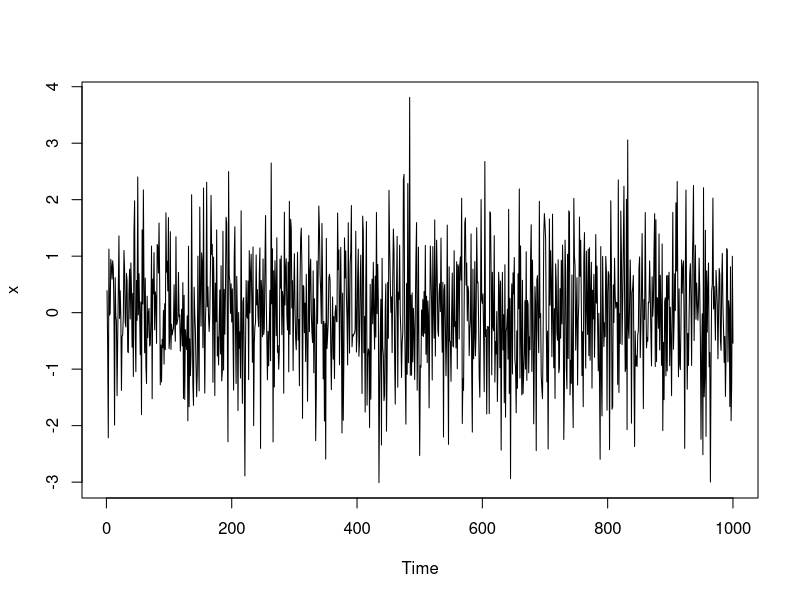
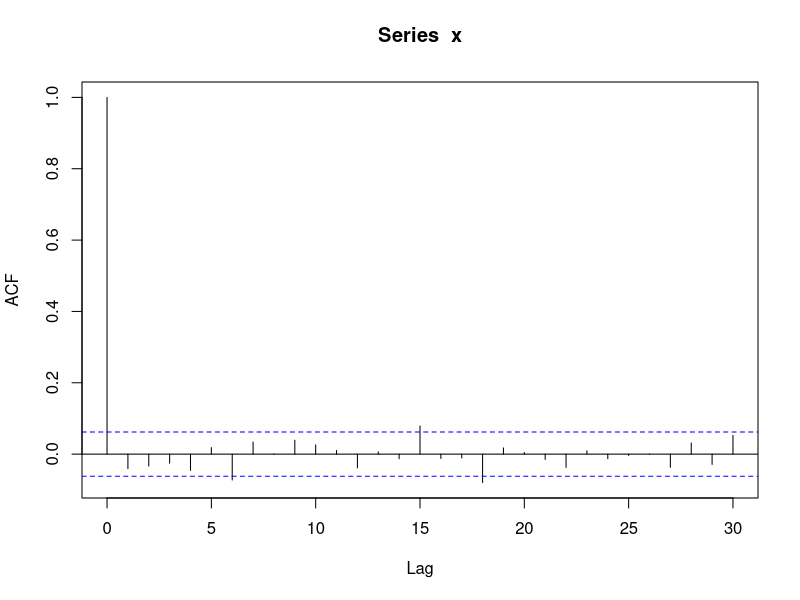
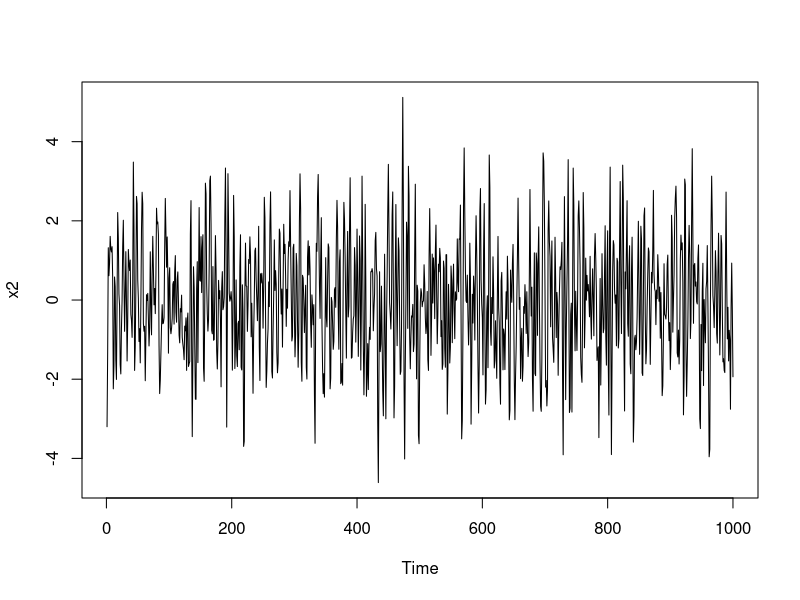
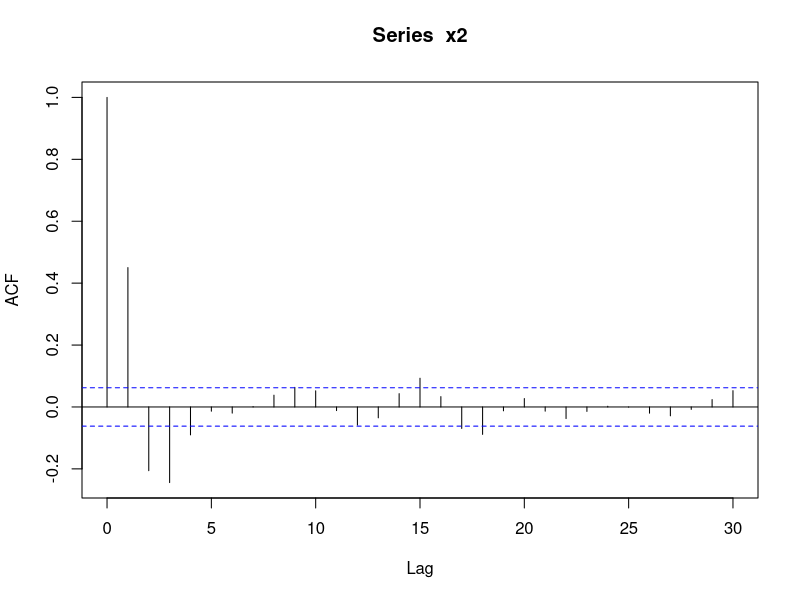
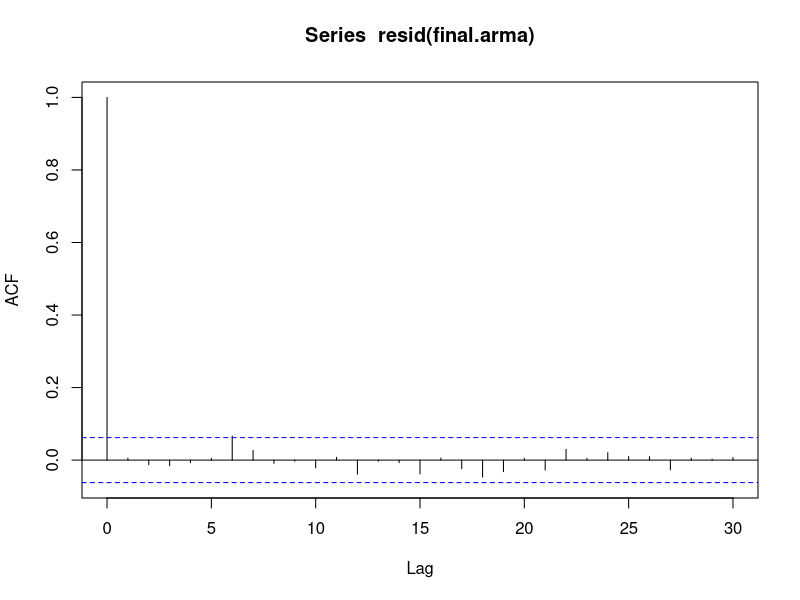

Here is the R script that generated these plots, in order: (Note: this script raises an error after producing the figures.)
# Critertion to see that a model is good fit are - 
# 1. AIC 2. BIC 3. Ljung-Box Test
# Autoregressive Moving Average of order p, q, or ARMA(p,q)
# p=1, q=1
set.seed(1)
x <- arima.sim(n=1000, model=list(ar=0.5, ma=-0.5)) # simulate ARMA(1,1)
plot(x)
acf(x)
# Fitting ARMA
arima(x, order=c(1, 0, 1))
0.6785 + c(-1.96, 1.96)*0.1673 # CI for AR parameter
-0.7311 + c(-1.96, 1.96)*0.1550 # CI for MA parameter
# CI contain both of our parameters

# p=2, q=2
set.seed(1)
x2 <- arima.sim(n=1000, model=list(ar=c(0.5, -0.25), ma=c(0.5, -0.3)))
plot(x2)
acf(x2)
arima(x2, order=c(2, 0, 2))
# Fitting ARMA
0.653 + c(-1.96, 1.96)*0.0802
-0.229 + c(-1.96, 1.96)*0.0346
0.319 + c(-1.96, 1.96)*0.0792
-0.552 + c(-1.96, 1.96)*0.0771
# CI do not involves the values of the parameter of MA
"In order to determine which order of the ARMA model is appropriate 
for a series, we needto use the AIC (or BIC) across a subset of values 
for , and then apply the Ljung-Box test todetermine if a good fit has 
been achieved, for particular values of"
# ARMA (3,2), best ARMA(p,q) model
set.seed(3)
x3 <- arima.sim(n=1000, model=list(ar=c(0.5, -0.25, 0.4), ma=c(0.5, -0.3)))
# Check which is best fit
final.aic <- Inf
final.order <- c(0,0,0)
for (i in 0:4) 
  for (j in 0:4) {
    current.aic <- AIC(arima(x3, order=c(i, 0, j)))
    if (current.aic < final.aic) {
      final.aic <- current.aic
      final.order <- c(i, 0, j)
      final.arma <- arima(x3, order=final.order)
  }
  }
# final.aic = 2863.365
# final.order = 3 0 2
# Check if residuals of the model are Discrete White Noise (DWN) or not
acf(resid(final.arma)) # actually a DWN
# Ljung-Box test for 20 lags to confirm this
Box.test(resid(final.arma), lag=20, type="Ljung‐Box")
# p-value = 0.869 > 0.05 and hence model is good fit